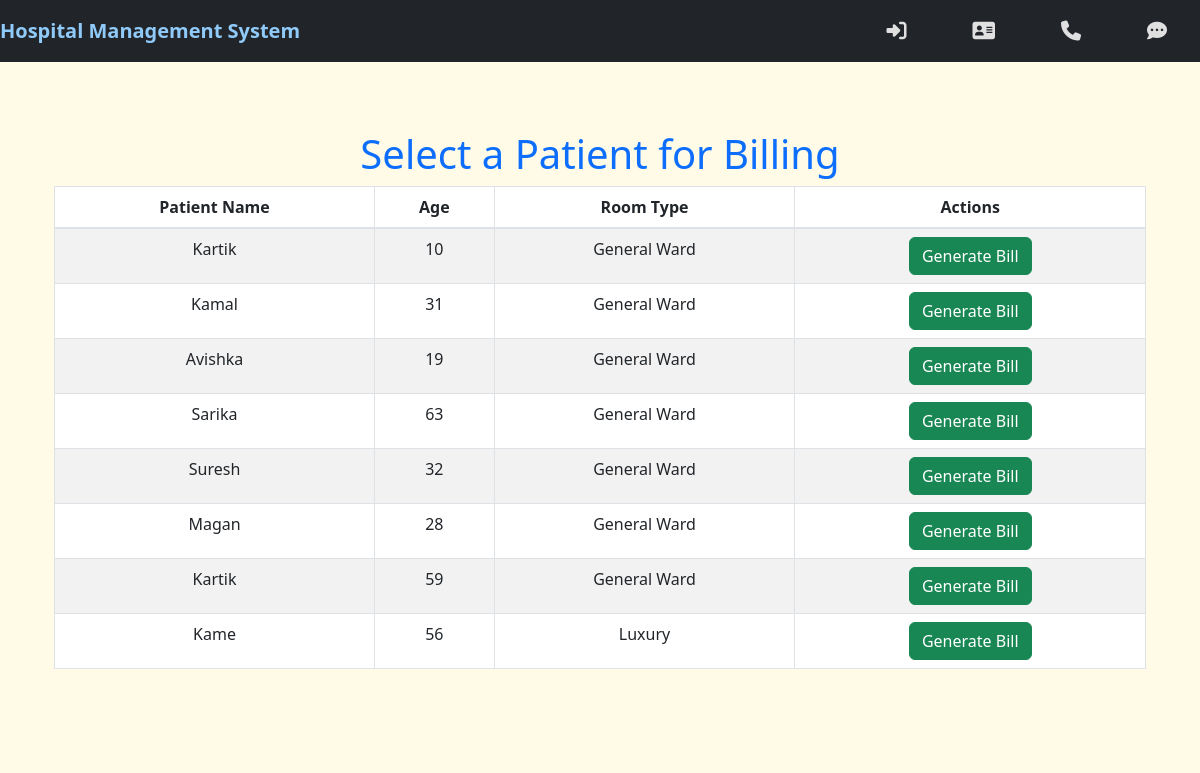
The app's page /select_patient/ with its own data.
### hospital/models.py (models this page shows, shortened)
class Patient(models.Model):
    ROOM_TYPES = [
        ('General Ward', 'General Ward'),
        ('Emergency', 'Emergency'),
        ('Super Speciality', 'Super Speciality'),
        ('Luxury', 'Luxury'),
    ]
    patient_id = models.PositiveIntegerField(unique=True, editable=False, null=True, blank=True)
    name = models.CharField(max_length=50)
    age = models.PositiveIntegerField(default=18)
    mobile = models.CharField(max_length=10)
    gender = models.CharField(max_length=10)
    address = models.TextField()
    issue = models.CharField(max_length=255)
    room_type = models.CharField(max_length=50, choices=ROOM_TYPES, default='General Ward')
    room_number = models.CharField(max_length=10, null=True, blank=True)
    is_active = models.BooleanField(default=True)

### hospital/views.py (the view)
# urls.py: path('select_patient/', select_patient_for_bill, name='select_patient_for_bill'),
def select_patient_for_bill(request):
    patients = Patient.objects.filter(is_active=True)
    return render(request, "select_patient.html", {"patients": patients})

### hospital/templates/select_patient.html
{% extends 'navigationbar.html' %}
{% load static %}
{% block body %}
<div class="container mt-4">
    <h1 class="text-center text-primary">Select a Patient for Billing</h1>
    <table class="table table-bordered table-striped">
        <thead>
            <tr>
                <th>Patient Name</th>
                <th>Age</th>
                <th>Room Type</th>
                <th>Actions</th>
            </tr>
        </thead>
        <tbody>
            {% for patient in patients %}
            <tr>
                <td>{{ patient.name }}</td>
                <td>{{ patient.age }}</td>
                <td>{{ patient.room_type }}</td>
                <td>
                    <a href="{% url 'generate_bill' patient.id %}" class="btn btn-success">Generate Bill</a>
                </td>
            </tr>
            {% endfor %}
        </tbody>
    </table>
</div>
{% endblock %}

### hospital/static/css/mystyle.css (style rules this page uses)
body { font-family: Arial, sans-serif; margin: 0; padding: 0; background-color: #D6ECFA; }
body { font-family: Arial, sans-serif; background-color: #e6f7ff; margin: 0; padding: 0; text-align: center; }
h1 { font-size: 2.8rem; margin-top: 20px; color: #003366; }
body { background-color: #fffbe6 !important; color: #333; margin: 0; font-family: Arial, sans-serif; }
.container { background-color: #fffbe6 !important; border-radius: 10px; padding: 20px; }
.container { max-width: 800px; margin: 40px auto; padding: 10px; text-align: center; }

### records on screen
Patient: name "Kartik", age "10", room_type "General Ward"
Patient: name "Kamal", age "31", room_type "General Ward"
Patient: name "Avishka", age "19", room_type "General Ward"
Patient: name "Sarika", age "63", room_type "General Ward"
Patient: name "Suresh", age "32", room_type "General Ward"
Patient: name "Magan", age "28", room_type "General Ward"
Patient: name "Kartik", age "59", room_type "General Ward"
Patient: name "Kame", age "56", room_type "Luxury"
